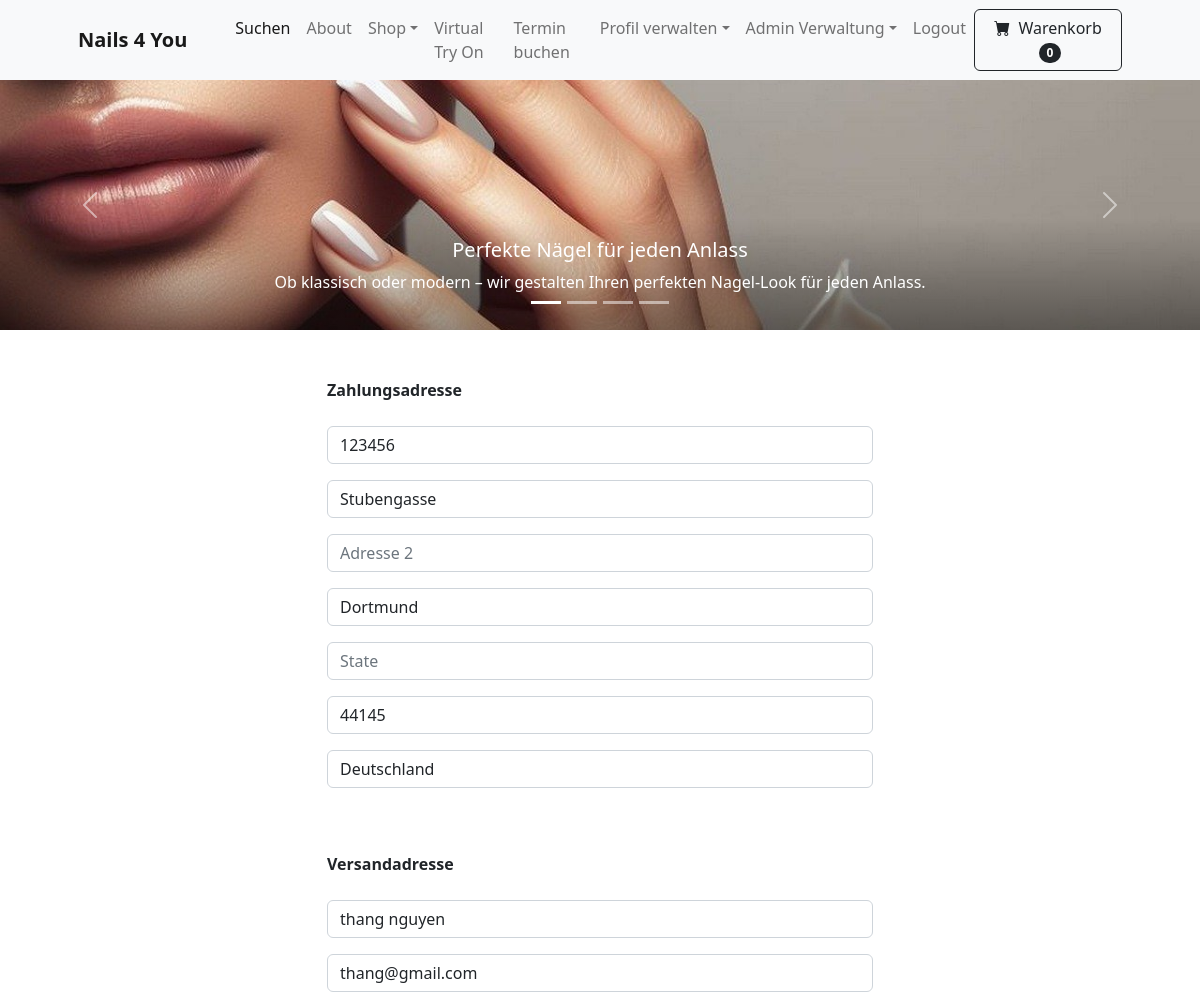
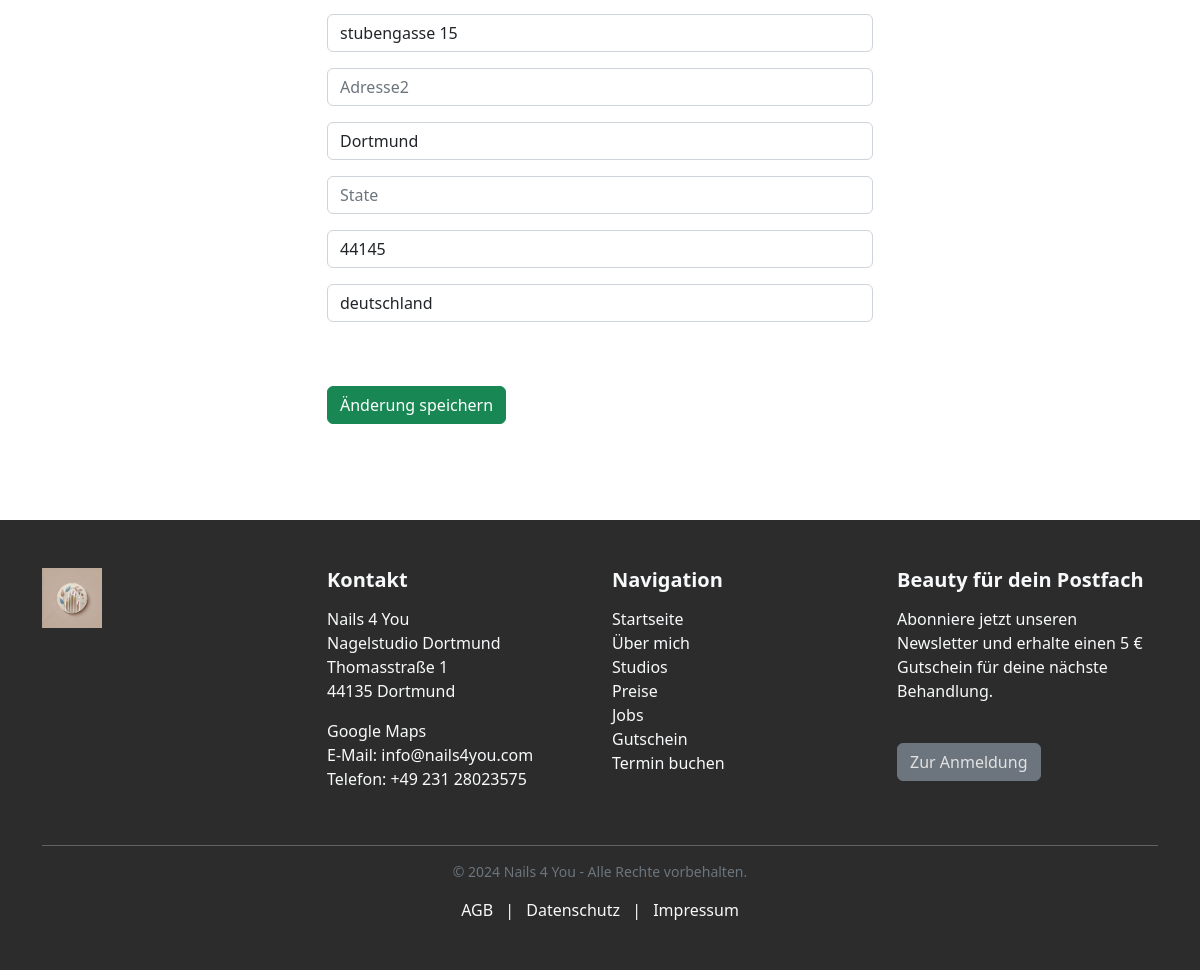
The page /update_info/ (signed in) on the database its author committed (2 pictures, top to bottom).
### nails4you/models.py (models this page shows, shortened)
class Profile(models.Model):
    user = models.OneToOneField(User, on_delete=models.CASCADE)
    date_modified = models.DateTimeField(User, auto_now=True)
    phone = models.CharField(max_length=20, blank=True)
    address1 = models.CharField(max_length=200, blank=True)
    address2 = models.CharField(max_length=200, blank=True)
    city = models.CharField(max_length=200, blank=True)
    state = models.CharField(max_length=200, blank=True)
    zipcode = models.CharField(max_length=200, blank=True)
    country = models.CharField(max_length=200, blank=True)
    old_cart = models.CharField(max_length=200, blank=True, null=True)
    def create_profile(sender, instance, created, **kwargs):
        if created:
            user_profile = Profile(user=instance)
            user_profile.save()
    post_save.connect(create_profile, sender=User)

### payment/models.py (models this page shows, shortened)
class ShippingAddress(models.Model):
	user = models.ForeignKey(User, on_delete=models.CASCADE, null=True, blank=True)
	shipping_full_name = models.CharField(max_length=255)
	shipping_email = models.CharField(max_length=255)
	shipping_address1 = models.CharField(max_length=255)
	shipping_address2 = models.CharField(max_length=255, null=True, blank=True)
	shipping_city = models.CharField(max_length=255)
	shipping_state = models.CharField(max_length=255, null=True, blank=True)
	shipping_zipcode = models.CharField(max_length=255, null=True, blank=True)
	shipping_country = models.CharField(max_length=255)
	class Meta:
		verbose_name_plural = "Shipping Address"
	def create_shipping(sender, instance, created, **kwargs):
		if created:
			user_shipping = ShippingAddress(user=instance)
			user_shipping.save()
	post_save.connect(create_shipping, sender=User)

### nails4you/views.py (the view)
# urls.py: path('update_info/', views.update_info, name='update_info'),
def update_info(request):
	if request.user.is_authenticated:
		current_user = Profile.objects.get(user__id=request.user.id)
		shipping_user = ShippingAddress.objects.get(user__id=request.user.id)
		form = UserInfoForm(request.POST or None, instance=current_user)
		shipping_form = ShippingForm(request.POST or None, instance=shipping_user)
		if form.is_valid() or shipping_form.is_valid():
			form.save()
			shipping_form.save()
			messages.success(request, "Deine Informationen wurden geändert!!")
			return redirect('index')
		return render(request, "update_info.html", {'form':form, 'shipping_form':shipping_form})
	else:
		messages.success(request, "Du muss eingeloggt sein um diese Seite zu betreten!!")
		return redirect('index')

### nails4you/forms.py
class UserInfoForm(forms.ModelForm):
	phone = forms.CharField(label="", widget=forms.TextInput(attrs={'class':'form-control', 'placeholder':'Telefonnummer'}), required=False)
	address1 = forms.CharField(label="", widget=forms.TextInput(attrs={'class':'form-control', 'placeholder':'Adresse 1'}), required=False)
	address2 = forms.CharField(label="", widget=forms.TextInput(attrs={'class':'form-control', 'placeholder':'Adresse 2'}), required=False)
	city = forms.CharField(label="", widget=forms.TextInput(attrs={'class':'form-control', 'placeholder':'Stadt'}), required=False)
	state = forms.CharField(label="", widget=forms.TextInput(attrs={'class':'form-control', 'placeholder':'State'}), required=False)
	zipcode = forms.CharField(label="", widget=forms.TextInput(attrs={'class':'form-control', 'placeholder':'Postleitzahl'}), required=False)
	country = forms.CharField(label="", widget=forms.TextInput(attrs={'class':'form-control', 'placeholder':'Land'}), required=False)
	class Meta:
		model = Profile
		fields = ('phone', 'address1', 'address2', 'city', 'state', 'zipcode', 'country', )

### cart/cart.py (called while the page is built)
    def __len__(self):
        return len(self.cart)

### cart/context_processors.py (called while the page is built)
def cart(request):
    return {'cart': Cart(request)}

### nails4you/templates/update_info.html (shortened to what this page needs)
{% extends 'base.html' %}
{% block content %}
    <div class="container">
        <div class="row">
                <div class="col-md-6 offset-md-3">
                    <br><br>
                    <strong>Zahlungsadresse</strong>
                    <form method="POST" action="{% url 'update_info' %}">
                        <br>
                        {{ form.as_p}}
                        <br><br>
                        <strong>Versandadresse</strong>
                        <br><br>
                        {{ shipping_form.as_p }}
                        <br><br>
                        <button type="submit" class="btn btn-success">
                            Änderung speichern
                        </button>
                    </form>
                    <br><br>
                    <br><br>
                </div>
        </div>
    </div>
{% endblock content %}

### rows shown on the page
Profile: phone "123456", address1 "Stubengasse", city "Dortmund", zipcode "44145", country "Deutschland"
ShippingAddress: shipping_full_name "thang nguyen", shipping_email "thang@gmail.com", shipping_address1 "stubengasse 15", shipping_city "Dortmund", shipping_zipcode "44145", shipping_country "deutschland"

### other values the page prints
{{ cart|length }} "0"
